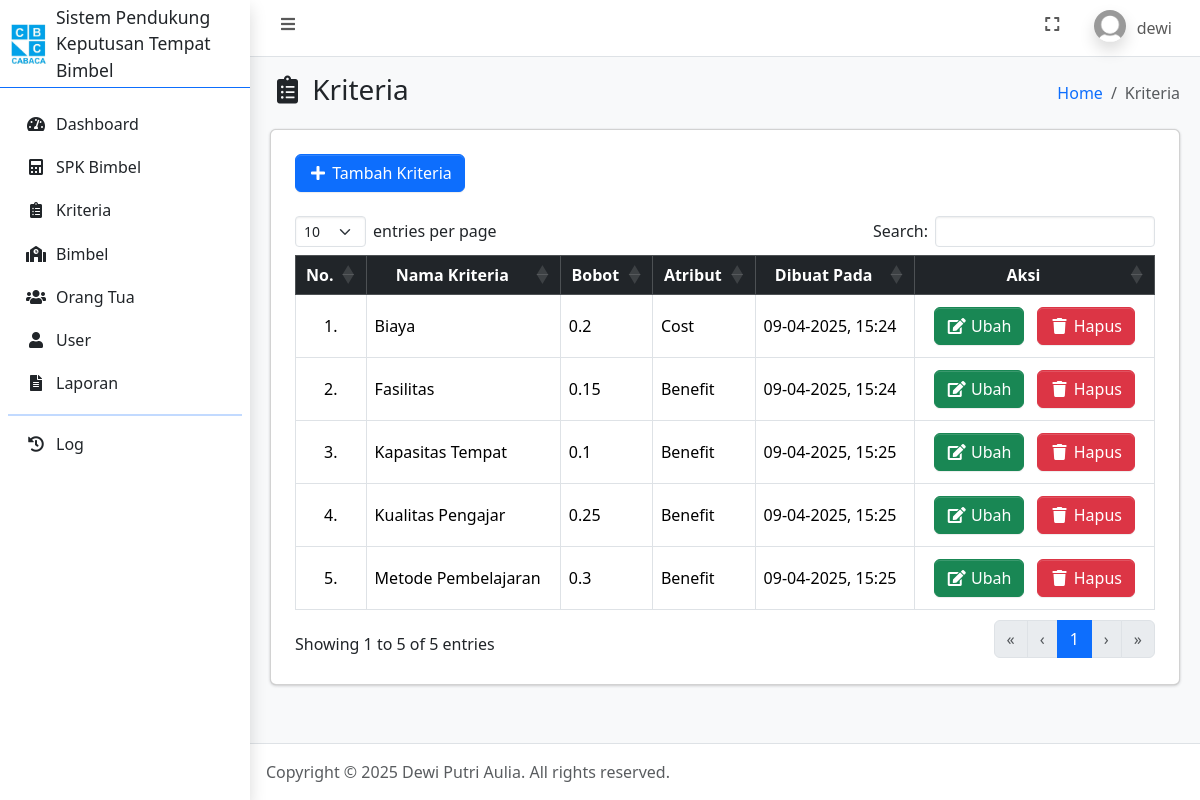
Screenshot of /kriteria.php (signed in) with the database file from the repository.
### tables this page shows
CREATE TABLE `user` (
  `id_user` int(11) NOT NULL,
  `username` varchar(100) NOT NULL,
  `password` varchar(255) NOT NULL,
  `jabatan` enum('admin','orangtua') NOT NULL,
  `nama` varchar(100) NOT NULL,
  `foto` text NOT NULL,
  `dibuat_pada` timestamp NOT NULL DEFAULT current_timestamp()
);

CREATE TABLE `kriteria` (
  `id_kriteria` int(11) NOT NULL,
  `nama_kriteria` varchar(100) NOT NULL,
  `bobot` float NOT NULL,
  `atribut` enum('Benefit','Cost') NOT NULL,
  `dibuat_pada` datetime NOT NULL DEFAULT current_timestamp()
);

### connection.php (called while the page is built, shortened)
<?php
	$host = 'localhost';
	$user = 'root';
	$pass = '';
	$database = 'spk_bimbel_topsis';
	$conn = mysqli_connect($host, $user, $pass, $database);
    if (isset($_SESSION['id_user'])) {
    	$id_user = $_SESSION['id_user'];
		$dataUser = mysqli_fetch_assoc(mysqli_query($conn, "SELECT * FROM user WHERE id_user = $id_user"));
	}
?>

### kriteria.php (the view, shortened to what this page needs)
<?php
    require_once 'connection.php';
    $kriteria = mysqli_query($conn, "SELECT * FROM kriteria ORDER BY nama_kriteria ASC");
?>
<!DOCTYPE html>
<html lang="en">
<head>
    <?php include_once 'include/head.php'; ?>
</head>
<body class="layout-fixed sidebar-expand-lg bg-body-tertiary">
    <div class="app-wrapper">
        <?php include_once 'include/navbar.php'; ?>
        <?php include_once 'include/sidebar.php'; ?>
        <main class="app-main">
            <div class="app-content-header">
                <div class="container-fluid">
                    <div class="row">
                        <div class="col-sm-6">
                            <h3 class="mb-0"><i class="nav-icon fas fa-fw fa-clipboard-list"></i> Kriteria</h3>
                        </div>
                        <div class="col-sm-6">
                            <ol class="breadcrumb float-sm-end">
                                <li class="breadcrumb-item"><a href="index.php">Home</a></li>
                                <li class="breadcrumb-item active" aria-current="page">
                                    Kriteria
                                </li>
                            </ol>
                        </div>
                    </div>
                </div>
            </div>
            <div class="app-content">
                <div class="container-fluid">
                    <div class="card">
                        <div class="card-body">
                            <div class="table-responsive p-2">
                                <?php if ($dataUser['jabatan'] == 'admin'): ?>
                                    <a href="tambah_kriteria.php" class="mb-3 btn btn-primary"><i class="fas fa-fw fa-plus"></i> Tambah Kriteria</a>
                                <?php endif ?>
                                <table class="table table-bordered" id="table_id">
                                    <thead class="table-dark">
                                        <tr>
                                            <th class="text-center align-middle">No.</th>
                                            <th class="text-center align-middle">Nama Kriteria</th>
                                            <th class="text-center align-middle">Bobot</th>
                                            <th class="text-center align-middle">Atribut</th>
                                            <th class="text-center align-middle">Dibuat Pada</th>
                                            <?php if ($dataUser['jabatan'] == 'admin'): ?>
                                                <th class="text-center align-middle">Aksi</th>
                                            <?php endif ?>
                                        </tr>
                                    </thead>
                                    <tbody>
                                        <?php $i = 1; ?>
                                        <?php foreach ($kriteria as $ds): ?>
                                            <tr>
                                                <td class="text-center align-middle"><?= $i++; ?>.</td>
                                                <td class="align-middle text-start"><?= $ds['nama_kriteria']; ?></td>
                                                <td class="align-middle text-start"><?= $ds['bobot']; ?></td>
                                                <td class="align-middle text-start"><?= $ds['atribut']; ?></td>
                                                <td class="align-middle text-start"><?= date('d-m-Y, H:i', strtotime($ds['dibuat_pada'])); ?></td>
                                                <?php if ($dataUser['jabatan'] == 'admin'): ?>
                                                    <td class="text-center align-middle">
                                                        <a href="ubah_kriteria.php?id_kriteria=<?= $ds['id_kriteria']; ?>" class="m-1 btn btn-success"><i class="fas fa-fw fa-edit"></i> Ubah</a>
                                                        <a href="hapus_kriteria.php?id_kriteria=<?= $ds['id_kriteria']; ?>" data-nama="<?= $ds['nama_kriteria']; ?>" class="m-1 btn btn-danger btn-delete"><i class="fas fa-fw fa-trash"></i> Hapus</a>
                                                    </td>
                                                <?php endif ?>
                                            </tr>
                                        <?php endforeach ?>
                                    </tbody>
                                </table>
                            </div>
                        </div>
                    </div>
                </div>
            </div>
        </main>
        <?php include_once 'include/footer.php'; ?>
    </div>
</body>
</html>

### include/navbar.php (shortened to what this page needs)
<nav class="app-header navbar navbar-expand bg-body">
    <div class="container-fluid">
        <ul class="navbar-nav">
            <li class="nav-item"> <a class="nav-link" data-lte-toggle="sidebar" href="#" role="button"> <i class="fas fa-fw fa-bars"></i> </a> </li>
        </ul>
        <ul class="navbar-nav ms-auto">
            <li class="nav-item"> <a class="nav-link" href="#" data-lte-toggle="fullscreen"> <i data-lte-icon="maximize" class="fas fa-fw fa-expand"></i> </a> </li>
            <li class="nav-item dropdown user-menu">
                <a href="#" class="nav-link dropdown-toggle" data-bs-toggle="dropdown" aria-expanded="false">
                    <img src="assets/img/profiles/<?= $dataUser['foto']; ?>" class="user-image rounded-circle shadow" alt="User Image">
                    <span class="d-none d-md-inline"><?= $dataUser['username']; ?></span>
                </a>
            </li>
        </ul>
    </div>
</nav>

### rows the page displays
user: foto (placeholder picture), username "dewi"
kriteria: nama_kriteria "Biaya", bobot "0.2", atribut "Cost", dibuat_pada "09-04-2025, 15:24"
kriteria: nama_kriteria "Fasilitas", bobot "0.15", atribut "Benefit", dibuat_pada "09-04-2025, 15:24"
kriteria: nama_kriteria "Kapasitas Tempat", bobot "0.1", atribut "Benefit", dibuat_pada "09-04-2025, 15:25"
kriteria: nama_kriteria "Kualitas Pengajar", bobot "0.25", atribut "Benefit", dibuat_pada "09-04-2025, 15:25"
kriteria: nama_kriteria "Metode Pembelajaran", bobot "0.3", atribut "Benefit", dibuat_pada "09-04-2025, 15:25"
